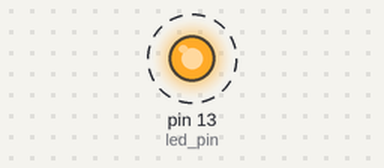
The sketch below on a simulated Arduino Uno, built with avr-gcc and run on an emulated ATmega328P. Parts: output pins drawn as LEDs (lit = HIGH). Dashed ring = blinking.

Above: at 0.5 s.
Timing chart, 0 to 3.5 s (numbered marks = the images above):
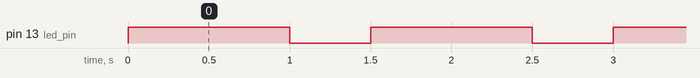

The sketch:

Blink_method.ino
```cpp
int led_pin = 13;

void setup() {
  pinMode(led_pin, OUTPUT);
}

void loop() {
  blink(led_pin);
}

void blink(int pin){
  digitalWrite(pin, HIGH);
  delay(1000);
  digitalWrite(pin, LOW);
  delay(500);
}
```

Measured:
- by itself, pin 13 (led_pin): alternates HIGH for 1.0 s and LOW for 0.50 s
